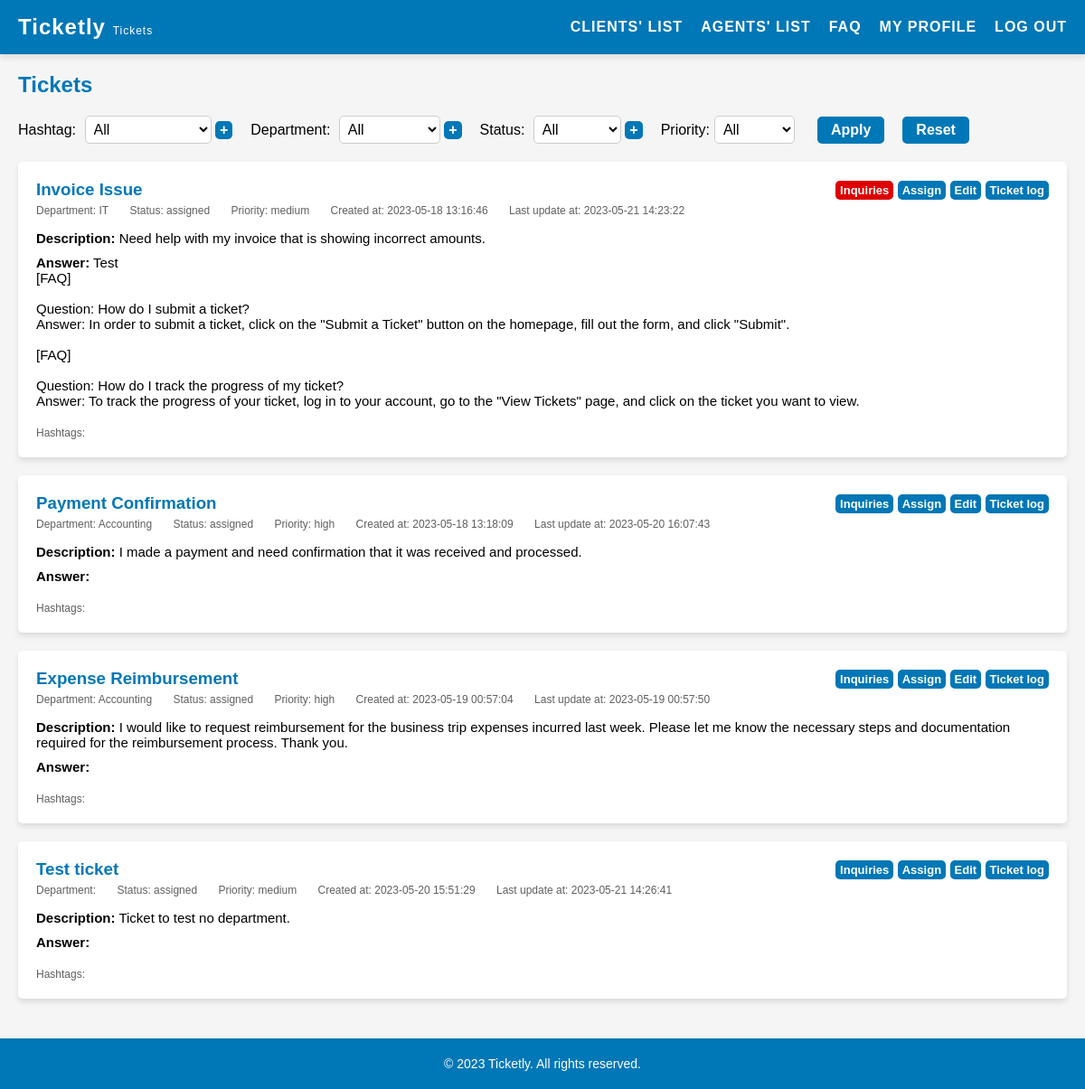
Before: /pages/tickets.php (signed in) with the older database file.
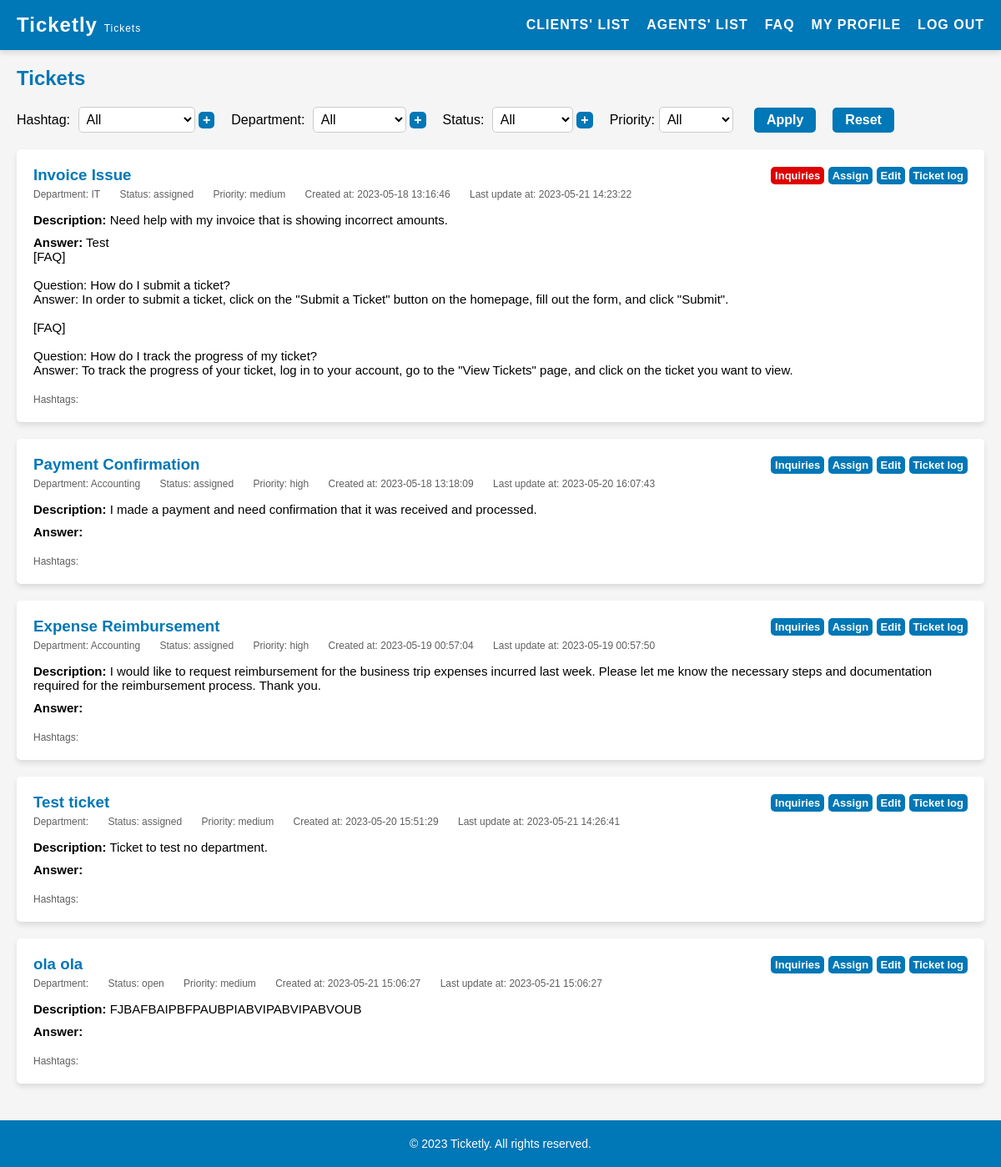
After: the same page with the newer database file.
### tables this page shows
CREATE TABLE "tickets" (
    id INTEGER PRIMARY KEY AUTOINCREMENT,
    title VARCHAR(255) NOT NULL,
    description TEXT NOT NULL,
    answer TEXT,
    client_id INTEGER NOT NULL,
    agent_id INTEGER,
    priority VARCHAR(10) NOT NULL DEFAULT 'medium' CHECK (priority IN ('low', 'medium', 'high')),
    created_at DATETIME NOT NULL,
    updated_at DATETIME NOT NULL,
    department_id INTEGER,
    status_id INTEGER NOT NULL DEFAULT 1,
    FOREIGN KEY(status_id) REFERENCES status(id),
    FOREIGN KEY(client_id) REFERENCES users(id),
    FOREIGN KEY(agent_id) REFERENCES users(id),
    FOREIGN KEY(department_id) REFERENCES departments(id)
);

CREATE TABLE departments (
    id INTEGER PRIMARY KEY AUTOINCREMENT,
    name VARCHAR(255) NOT NULL UNIQUE
);

CREATE TABLE status (
    id INTEGER PRIMARY KEY AUTOINCREMENT,
    name VARCHAR(255) NOT NULL UNIQUE
);

### pages/tickets.php (called while the page is built, shortened)
<?php
    require_once(__DIR__ . '/../utils/session.php');
    $session = new Session();
    require_once(__DIR__ . '/../templates/tickets.tpl.php');
    drawTickets($session);
?>

### utils/session.php (called while the page is built, shortened)
<?php class Session {
    public function __construct() {
        $this->role = $_SESSION['role'] ?? '';
    }
} ?>

### database/ticketHashtags.class.php (called while the page is built, shortened)
<?php
    class TicketHashtags {
        public function __construct(int $ticketId, int $hashtagId) {
            $this->hashtagId = $hashtagId;
        }
    }
    function getTicketHashtags(PDO $db, int $ticketId): array {
        $stmt = $db->prepare('SELECT * FROM ticket_hashtags WHERE ticket_id = :ticketId');
        $stmt->bindValue(':ticketId', $ticketId, PDO::PARAM_INT);
        $stmt->execute();
        $ticketHashtags = [];
        while ($row = $stmt->fetch(PDO::FETCH_ASSOC)) {
            $ticketHashtags[] = new TicketHashtags(
                (int) $row['ticket_id'],
                (int) $row['hashtag_id']
            );
        }
        return $ticketHashtags;
    }
?>

### database/hashtags.class.php (called while the page is built, shortened)
<?php
    function getHashtagsNameById(PDO $db, int $id): string {
        $stmt = $db->prepare('SELECT name FROM hashtags WHERE id = :id');
        $stmt->bindValue(':id', $id, PDO::PARAM_INT);
        $stmt->execute();
        $row = $stmt->fetch(PDO::FETCH_ASSOC);
        if ($row) {
            return $row['name'];
        }
        return '';
    }
?>

### database/inquiries.class.php (called while the page is built, shortened)
<?php
    function hasUnansweredMessages($db, $ticketId, $userRole) {
        $stmt = $db->prepare('SELECT user_role FROM inquiries WHERE ticket_id = ? ORDER BY id DESC LIMIT 1');
        $stmt->execute([$ticketId]);
        $lastInquiry = $stmt->fetch(PDO::FETCH_ASSOC);
        if ($lastInquiry && (($userRole === 'client' && $lastInquiry['user_role'] !== 'client') ||
            ($userRole !== 'client' && $lastInquiry['user_role'] === 'client'))) {
            return true;
        }
        return false;
    }
?>

### database/departments.class.php (called while the page is built, shortened)
<?php
    function getDepartmentsNameById(PDO $db, int $id): string {
        $stmt = $db->prepare('SELECT name FROM departments WHERE id = :id');
        $stmt->bindValue(':id', $id, PDO::PARAM_INT);
        $stmt->execute();
        $row = $stmt->fetch(PDO::FETCH_ASSOC);
        if ($row) {
            return $row['name'];
        }
        return '';
    }
?>

### database/status.class.php (called while the page is built, shortened)
<?php
    function getStatusNameById(PDO $db, int $id): string {
        $stmt = $db->prepare('SELECT name FROM status WHERE id = :id');
        $stmt->bindValue(':id', $id, PDO::PARAM_INT);
        $stmt->execute();
        $row = $stmt->fetch(PDO::FETCH_ASSOC);
        if ($row) {
            return $row['name'];
        }
        return '';
    }
?>

### templates/tickets.tpl.php (the view, shortened to what this page needs)
<?php function drawTickets(Session $session) {
    require_once __DIR__ . '/../database/tickets.class.php';
    require_once __DIR__ . '/../database/connection.db.php';
    require_once __DIR__ . '/../database/departments.class.php';
    require_once __DIR__ . '/../database/status.class.php';
    require_once __DIR__ . '/../database/hashtags.class.php';
    require_once __DIR__ . '/../database/ticketHashtags.class.php';
    require_once __DIR__ . '/../database/inquiries.class.php';
    $clientId = $session->getId();
    $db = getDatabaseConnection();
    if ($session->role === 'admin'){
        $stmt = $db->prepare('SELECT * FROM tickets');
        $stmt->execute();
        $tickets = $stmt->fetchAll(PDO::FETCH_ASSOC);
    } elseif ($session->role === 'client') {
        $stmt = $db->prepare('SELECT * FROM tickets WHERE client_id = ?');
        $stmt->execute([$clientId]);
        $tickets = $stmt->fetchAll(PDO::FETCH_ASSOC);
    } else {
        $stmt = $db->prepare('SELECT * FROM tickets WHERE agent_id = ?');
        $stmt->execute([$clientId]);
        $tickets = $stmt->fetchAll(PDO::FETCH_ASSOC);
    }
    ?>
    <!DOCTYPE html>
    <html>
    <head>
    <link rel="stylesheet" href="../style/tickets.css">
    </head>
    <body>
    <?php include '../templates/header.tpl.php';?>
    <main>
        <section id="my-tickets">
        <h2>Tickets</h2>
        <div class="filters">
            <?php if ($session->role !== 'client') : ?>
                <div id="hashtag-filter-container" class="filter-container">
                    <label for="hashtag-filter">Hashtag:</label>
                    <select id="hashtag-filter">
                        <option value="all">All</option>
                    </select>
                    <?php if ($session->role === 'admin') : ?>
                        <button id="add-hashtag" onclick="showFilterForm('hashtag')">+</button>
                    <?php endif; ?>
                </div>
            <?php endif; ?>
            <div id="department-filter-container" class="filter-container">
                <label for="department-filter">Department:</label>
                <select id="department-filter">
                    <option value="all">All</option>
                </select>
                <?php if ($session->role === 'admin') : ?>
                    <button id="add-department" onclick="showFilterForm('department')">+</button>
                <?php endif; ?>
            </div>
            <div id="status-filter-container" class="filter-container">
                <label for="status-filter">Status:</label>
                <select id="status-filter">
                    <option value="all">All</option>
                </select>
                <?php if ($session->role === 'admin') : ?>
                    <button id="add-status" onclick="showFilterForm('status')">+</button>
                <?php endif; ?>
            </div>
            <?php if ($session->role !== 'client') : ?>
                <label for="priority-filter">Priority:</label>
                <select id="priority-filter">
                    <option value="all">All</option>
                </select>
            <?php endif; ?>
            <button id="filter">Apply</button>
            <button id="undo-filter">Reset</button>
        </div>
        <div class="ticket-container">
            <?php foreach ($tickets as $ticket) { ?>
                <?php
                    $ticketHashtags = getTicketHashtags($db, (int)$ticket['id']);
                    $hashtagString = '';
                    foreach ($ticketHashtags as $index => $hashtag) {
                        $hashtagName = getHashtagsNameById($db, $hashtag->hashtagId);
                        $hashtagString .= $hashtagName;
                    }
                ?>
                <div class="ticket" data-department="<?= $ticket['department_id'] ?>" data-status="<?= $ticket['status_id'] ?>" data-priority="<?= $ticket['priority'] ?>" data-hashtags="<?= $hashtagString ?>">
                    <div class="ticket-top">
                        <h3 class="ticket-subject"><?= $ticket['title'] ?></h3>
                        <?php
                            $ticketId = $ticket['id'];
                            $unansweredMessages = hasUnansweredMessages($db, $ticketId, $session->role);
                            $inquiriesButtonClass = $unansweredMessages ? 'unanswered-inquiries-button' : '';
                        ?>
                        <div class="edit-buttons">
                            <a href="inquiries.php?id=<?= $ticket['id'] ?>" class="edit-button <?= $inquiriesButtonClass ?>">Inquiries</a>
                            <?php if ($session->role === 'admin') : ?>
                                <a href="assignTicket.php?id=<?= $ticket['id'] ?>" class="edit-button">Assign</a>
                            <?php endif; ?>
                            <a href="editTicket.php?id=<?= $ticket['id'] ?>" class="edit-button">Edit</a>
                            <?php if ($session->role !== 'client') : ?>
                                <a href="ticketLog.php?id=<?= $ticket['id'] ?>" class="edit-button">Ticket log</a>
                            <?php endif; ?>
                        </div>
                    </div>
                    <div class="ticket-info">
                        <span class="ticket-department">Department: <?= getDepartmentsNameById($db, $ticket['department_id']) ?></span>
                        <span class="ticket-status">Status: <?= getStatusNameById($db, $ticket['status_id']) ?></span>
                        <?php if ($session->role !== 'client') : ?>
                            <span class="ticket-priority">Priority: <?= $ticket['priority'] ?></span>
                        <?php endif; ?>
                        <span class="ticket-createdAt">Created at: <?= $ticket['created_at'] ?></span>
                        <span class="ticket-updatedAt">Last update at: <?= $ticket['updated_at'] ?></span>
                    </div>
                    <div class="ticket-details">
                        <p class="ticket-summary"><strong>Description:</strong> <?= nl2br(htmlspecialchars($ticket['description'])) ?></p>
                        <p class="ticket-answer"><strong>Answer:</strong> <?= nl2br(htmlspecialchars($ticket['answer'])) ?></p>
                    </div>
                    <?php if ($session->role !== 'client') : ?>
                        <div class="ticket-info">
                            <span class="ticket-hashtags">Hashtags:
                            </span>
                        </div>
                    <?php endif; ?>
                </div>
            <?php } ?>
            </section>
    </main>
    <?php include '../templates/footer.tpl.php';?>
    </body>
    </html>
<?php } ?>

### templates/header.tpl.php (shortened to what this page needs)
<!DOCTYPE html>
<html>
    <link rel="stylesheet" href="../style/header.css">
    <header>
        <h1>Ticketly <?php
            if (strpos($_SERVER['PHP_SELF'], 'assignTicket.php') !== false) echo '<span class="smaller">Assign Agent</span>';
            elseif (strpos($_SERVER['PHP_SELF'], 'editFaq.php') !== false) echo '<span class="smaller">Edit FAQ</span>';
            elseif (strpos($_SERVER['PHP_SELF'], 'editTicket.php') !== false) echo '<span class="smaller">Edit Ticket</span>';
            elseif (strpos($_SERVER['PHP_SELF'], 'faq.php') !== false) echo '<span class="smaller">FAQ</span>';
            elseif (strpos($_SERVER['PHP_SELF'], 'inquiries.php') !== false) echo '<span class="smaller">Inquiries</span>';
            elseif (strpos($_SERVER['PHP_SELF'], 'listAgents.php') !== false) echo '<span class="smaller">Agents\' List</span>';
            elseif (strpos($_SERVER['PHP_SELF'], 'listClients.php') !== false) echo '<span class="smaller">Clients\' List</span>';
            elseif (strpos($_SERVER['PHP_SELF'], 'login.php') !== false) echo '<span class="smaller">Login</span>';
            elseif (strpos($_SERVER['PHP_SELF'], 'myPage.php') !== false) echo '<span class="smaller">Edit Profile</span>';
            elseif (strpos($_SERVER['PHP_SELF'], 'newFaq.php') !== false) echo '<span class="smaller">New FAQ</span>';
            elseif (strpos($_SERVER['PHP_SELF'], 'newTicket.php') !== false) echo '<span class="smaller">Create Ticket</span>';
            elseif (strpos($_SERVER['PHP_SELF'], 'register.php') !== false) echo '<span class="smaller">Register</span>';
            elseif (strpos($_SERVER['PHP_SELF'], 'ticketLog.php') !== false) echo '<span class="smaller">Ticket Log</span>';
            elseif (strpos($_SERVER['PHP_SELF'], 'tickets.php') !== false) echo '<span class="smaller">Tickets</span>';
        ?></h1>
        <nav>
            <ul>
                <?php if ($_SESSION['role'] == 'admin') { ?>
                    <?php
                    if (strpos($_SERVER['PHP_SELF'], 'listClients.php') === false)
                        echo '<li><a href="listClients.php">Clients\' List</a></li>';
                    ?>
                    <?php
                    if (strpos($_SERVER['PHP_SELF'], 'listAgents.php') === false)
                        echo '<li><a href="listAgents.php">Agents\' List</a></li>';
                    ?>
                <?php } ?>
                <?php
                if (strpos($_SERVER['PHP_SELF'], 'faq.php') === false)
                    echo '<li><a href="faq.php">FAQ</a></li>';
                ?>
                <?php
                if (strpos($_SERVER['PHP_SELF'], 'myPage.php') === false)
                    echo '<li><a href="myPage.php">My Profile</a></li>';
                ?>
                <li><a href="../actions/action_logout.php">Log out</a></li>
            </ul>
        </nav>
    </header>
</html>

### templates/footer.tpl.php
<!DOCTYPE html>
<html>
    <link rel="stylesheet" href="../style/footer.css">
    <footer>
        <p>&copy; 2023 Ticketly. All rights reserved.</p>
    </footer>
<html>

### style/tickets.css (style rules this page uses)
main { padding: 20px; }
section { margin-bottom: 40px; }
section h2 { color: #0077b6; margin-bottom: 20px; }
#my-tickets { margin-bottom: 80px; }
.filters { display: flex; align-items: center; justify-content: flex-start; margin-bottom: 20px; }
.filters label { font-size: 16px; margin-right: 5px; }
.filters select { font-size: 16px; padding: 5px; border-radius: 5px; border: 1px solid #ccc; background-color: #fff; margin-right: 15px; }
.filters button { font-size: 16px; padding: 6px 15px; background-color: #0077b6; color: #fff; border-radius: 5px; border: none; margin-left: 10px; cursor: pointer; white-space: nowrap; font-weight: bold; margin-right: 10px; }
#add-hashtag, #add-department, #add-status { padding: 1px 5px; margin-left: -15px; margin-right: 20px; }
.filter-container { position: relative; }
.ticket-container { margin-top: 10px; position: relative; }
.ticket { box-shadow: 0 4px 6px rgba(0, 0, 0, 0.1); padding: 20px; background-color: #fff; margin-bottom: 20px; border-radius: 5px; }
.ticket h3 { margin-top: 0; color: #0077b6; }
.ticket-info { font-size: 12px; margin-bottom: 15px; color:#5f5f5f; }
.ticket-info:last-of-type { margin-bottom: 0; }
.ticket-info span { display: inline-block; margin-right: 20px; }
.ticket-details { font-size: 15px; margin-bottom: 20px; }
.ticket-summary { margin-bottom: 10px; }
.ticket-top { display: flex; align-items: center; justify-content: space-between; margin-bottom: 5px; }
.edit-button { display: inline-block; padding: 3px 5px; background-color: #0077b6; color: #fff; border: none; border-radius: 5px; text-decoration: none; font-weight: bold; transition: background-color 0.3s ease; font-size: small; }
.unanswered-inquiries-button { background-color: rgb(222, 0, 0); color: #fff; }

### style/header.css (style rules this page uses)
* { box-sizing: border-box; margin: 0; padding: 0; }
body { font-family: Arial, sans-serif; background-color: #f5f5f5; }
header { background-color: #0077b6; color: #fff; display: flex; justify-content: space-between; align-items: center; padding: 20px; height: 60px; box-shadow: 0 4px 6px rgba(0, 0, 0, 0.1); }
header h1 { font-size: 24px; letter-spacing: 1px; }
header nav ul { display: flex; list-style-type: none; }
header nav li:not(:last-child) { margin-right: 20px; }
header nav a { color: #fff; text-decoration: none; font-size: 16px; letter-spacing: 1px; text-transform: uppercase; font-weight: 600; transition: color 0.3s ease; }
.smaller { font-size: 0.5em; font-weight: lighter; }

### style/footer.css (style rules this page uses)
footer { position: fixed; bottom: 0; left: 0; width: 100%; background-color: #0077b6; color: #fff; text-align: center; padding: 20px; font-size: 14px; margin: 0; }
footer p { margin: 0; }

Changed rows visible on the page:
added tickets: title "ola ola", status.name "open", priority "medium", created_at "2023-05-21 15:06:27", updated_at "2023-05-21 15:06:27", description "FJBAFBAIPBFPAUBPIABVIPABVIPABVOUB"
